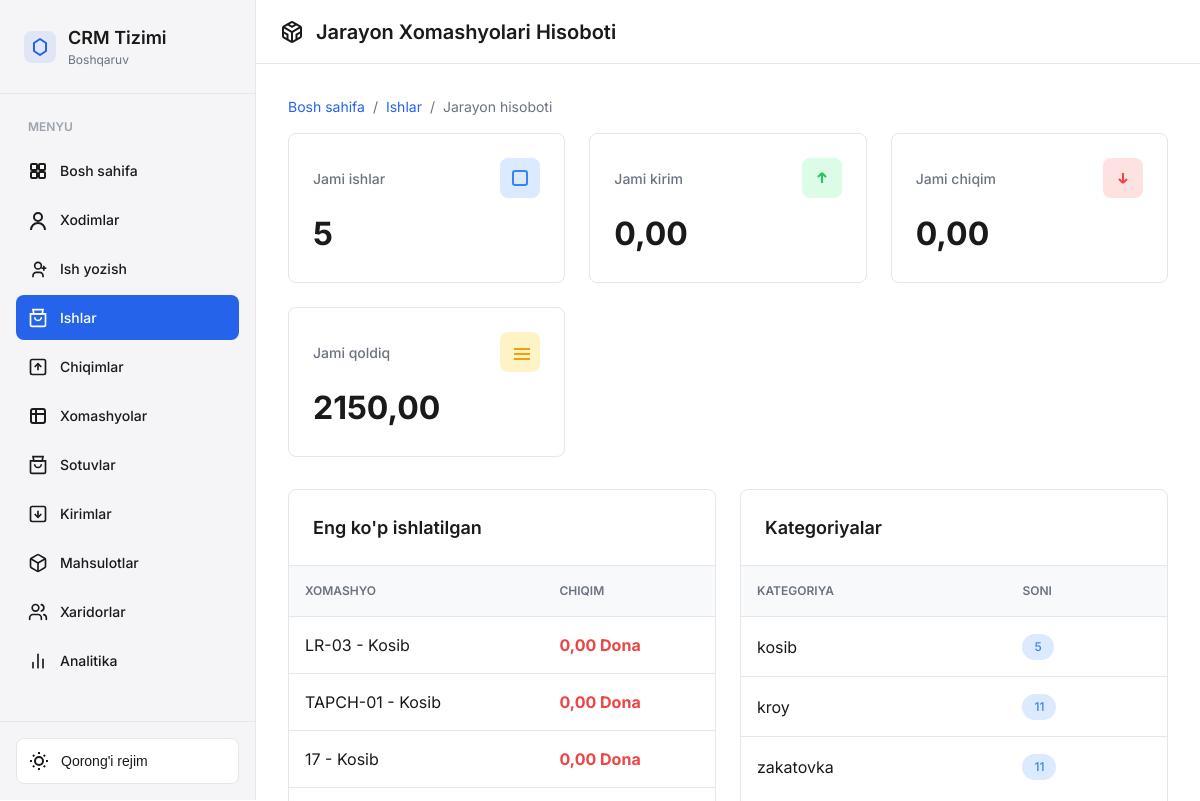
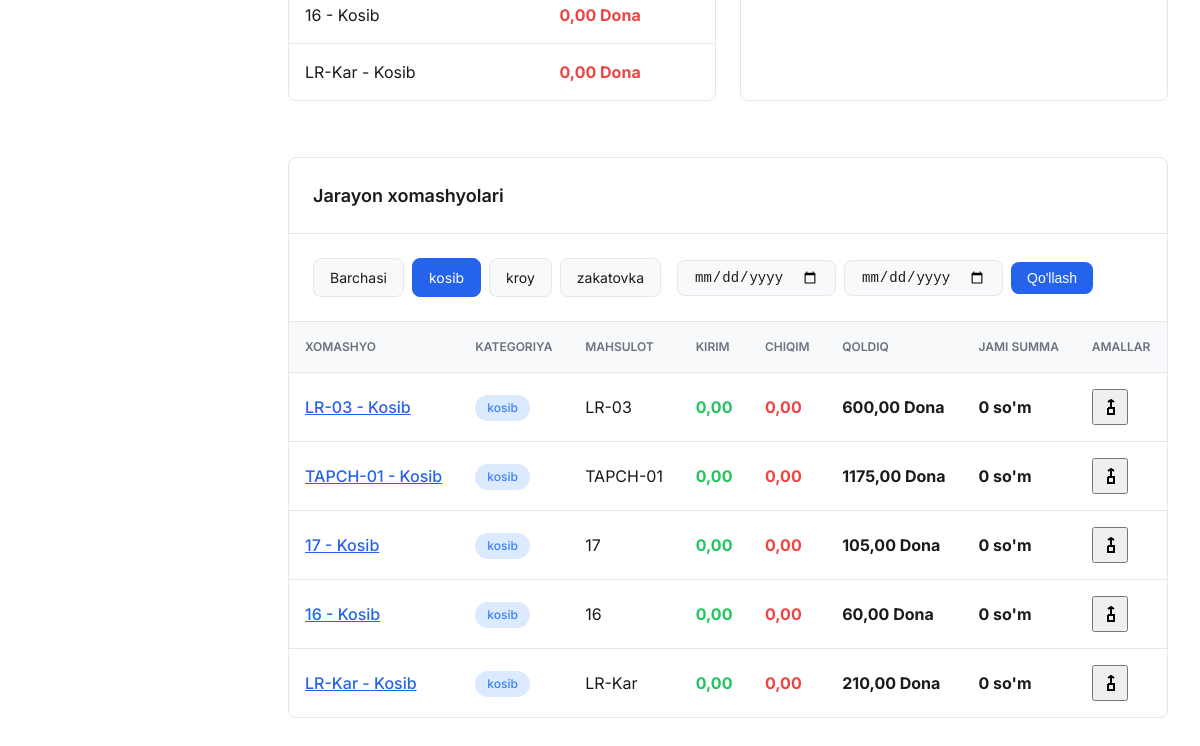
Page /xomashyo/jarayon-hisobot/?category=6 (signed in) on the earlier database version (2 pictures, top to bottom).
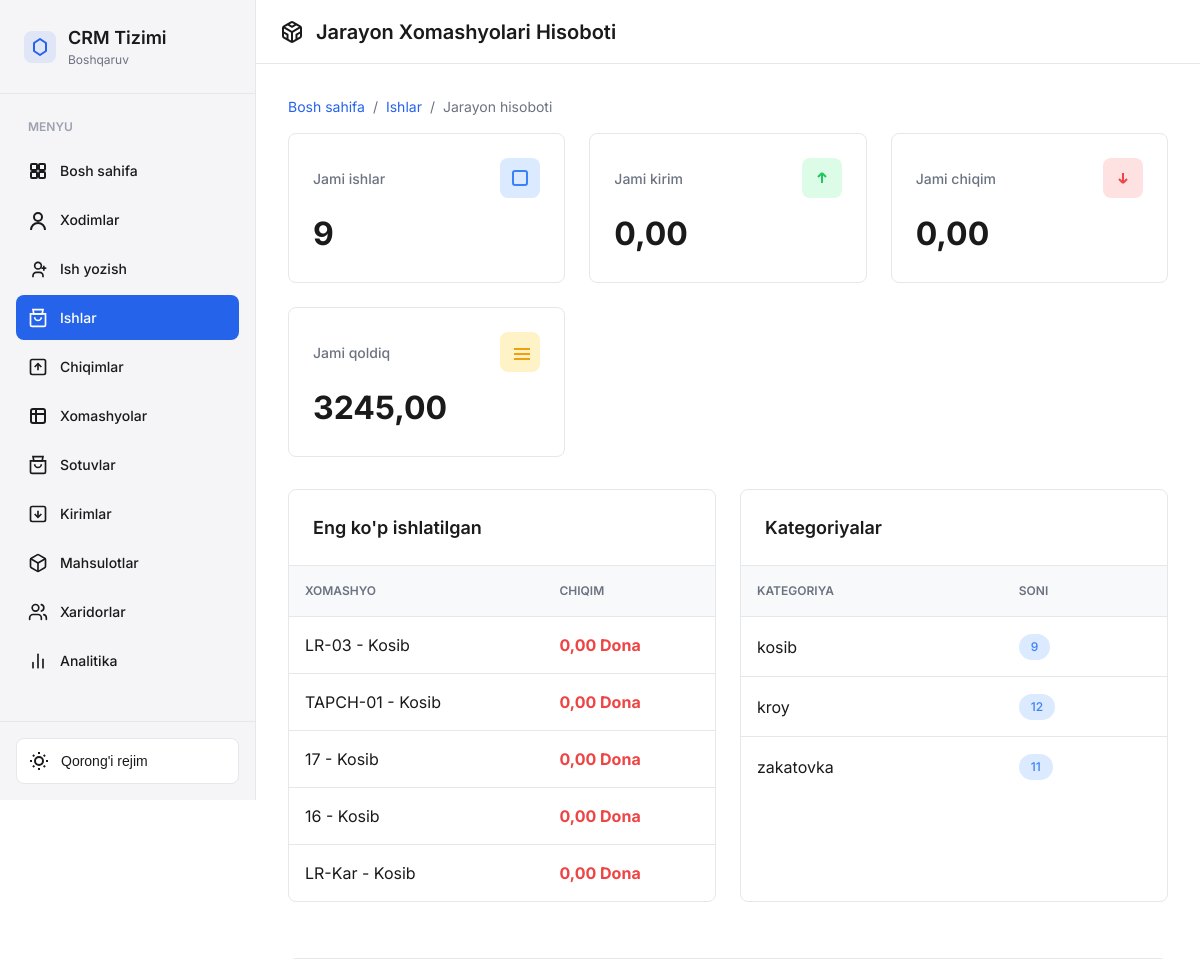
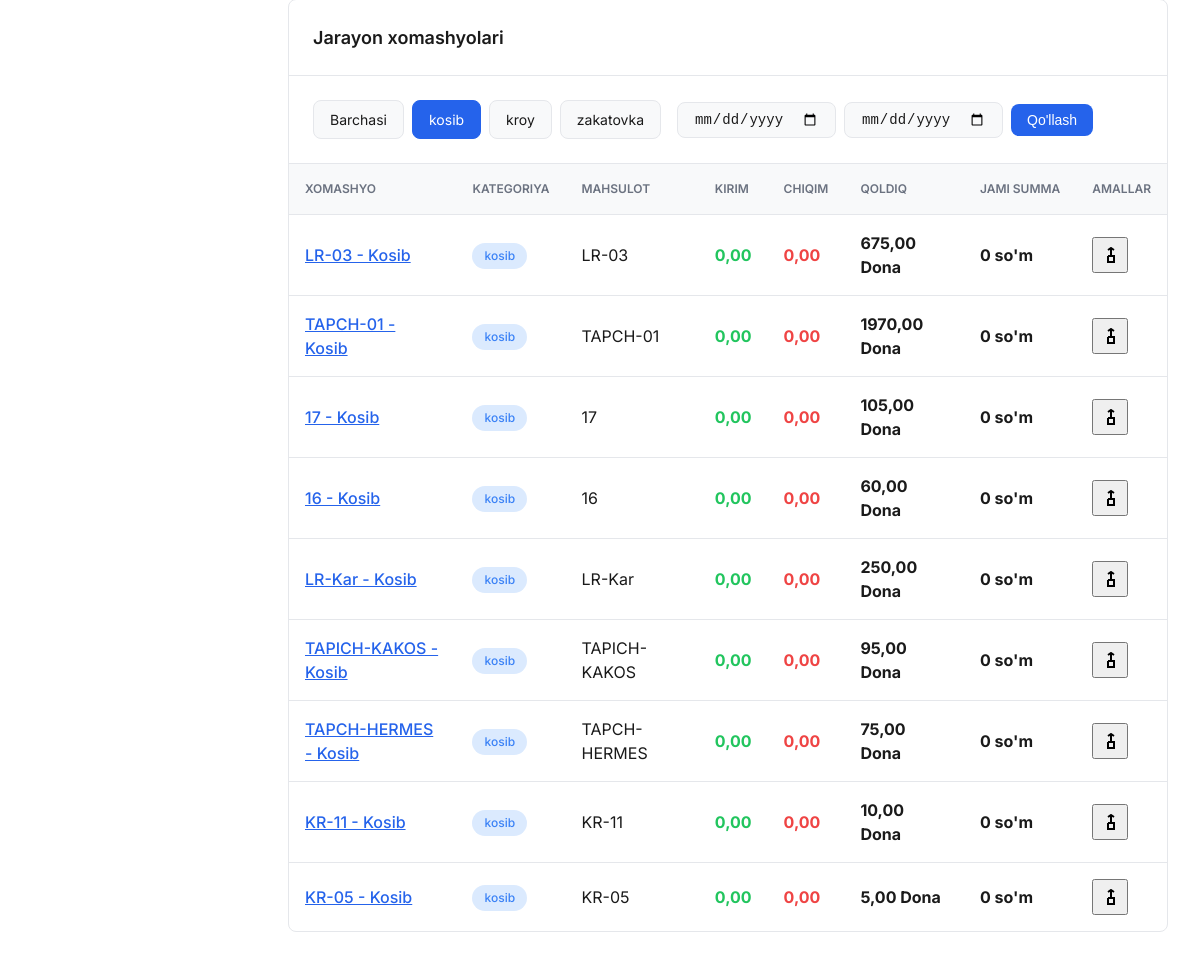
Same page on the later database version (2 pictures, top to bottom).
### xomashyo/models.py (models this page shows, shortened)
class Xomashyo(models.Model):
    OLCHOV_BIRLIKLARI = [
        ('kg',   'Kilogramm'),
        ('gr',   'Gramm'),
        ('lt',   'Litr'),
        ('dona', 'Dona'),
        ('dm',   'Desimetr'),
    ]
    HOLAT_CHOICES = [
        ('active',   'Faol'),
        ('deactive', 'Nofaol'),
        ('expired',  'Muddati o\'tgan'),
    ]
    nomi              = models.CharField(max_length=255)
    mahsulot          = models.ForeignKey(
        "crm.Product", on_delete=models.CASCADE, null=True, blank=True
    )
    category          = models.ForeignKey(
        XomashyoCategory, on_delete=models.PROTECT,
        related_name='xomashyolar', verbose_name="Kategoriya"
    )
    rang              = models.CharField(max_length=50, null=True, blank=True)
    miqdori           = models.DecimalField(max_digits=10, decimal_places=2, default=0)
    olchov_birligi    = models.CharField(max_length=20, choices=OLCHOV_BIRLIKLARI)
    minimal_miqdor    = models.DecimalField(max_digits=10, decimal_places=2, default=0)
    narxi             = models.DecimalField(max_digits=15, decimal_places=2, null=True, blank=True)
    narxi_usd         = models.DecimalField(max_digits=15, decimal_places=4, null=True, blank=True)
    yetkazib_beruvchi = models.ForeignKey(
        YetkazibBeruvchi, on_delete=models.SET_NULL, null=True, blank=True
    )
    qabul_qilingan_sana = models.DateField(auto_now_add=True)
    amal_qilish_muddati = models.DateField(null=True, blank=True)
    updated_at          = models.DateTimeField(auto_now=True)
    holati              = models.CharField(max_length=20, choices=HOLAT_CHOICES, default='active')
    qr_code             = models.CharField(max_length=100, blank=True)
    class Meta:
        verbose_name = "Xomashyo"
        verbose_name_plural = "Xomashyolar"

class XomashyoCategory(models.Model):
    CATEGORY_TYPES = [
        ('real',    'Real xomashyo'),
        ('process', 'Jarayon xomashyo'),
    ]
    name   = models.CharField(max_length=200, verbose_name="Kategoriya nomi")
    tavsif = models.TextField(blank=True, verbose_name="Tavsif")
    tartib = models.IntegerField(default=0, verbose_name="Tartib raqami")
    turi   = models.CharField(
        max_length=20, choices=CATEGORY_TYPES,
        default='real', verbose_name="Kategoriya turi"
    )
    class Meta:
        verbose_name = "Xomashyo kategoriyasi"
        verbose_name_plural = "Xomashyo kategoriyalari"
        ordering = ['tartib', 'name']

### crm/models.py (models this page shows, shortened)
class Product(models.Model):
    STATUS_CHOICES = [
        ('new', 'Yangi'),
        ('bestseller', "Ko'p sotiladigan"),
        ('sale', 'Chegirma'),
    ]
    status = models.CharField(max_length=20, choices=STATUS_CHOICES, default='new', verbose_name="Holati")
    category = models.ForeignKey(Category, on_delete=models.CASCADE, related_name="products", null=True, verbose_name="Kategoriya")
    nomi = models.CharField(max_length=255, verbose_name="Nomi",unique=True)
    description = models.TextField(verbose_name="Tavsif")
    narxi = models.DecimalField(max_digits=10, decimal_places=2, verbose_name="Narxi")
    image = models.ImageField(upload_to="products/", verbose_name="Rasm",null=True,blank=True)
    avg_profit = models.PositiveIntegerField(default=0, verbose_name="O'rtacha foyda")
    created_at = models.DateTimeField(auto_now_add=True, verbose_name="Yaratilgan sana")
    narx_kosib = models.IntegerField(default=0, verbose_name="Kasb narxi")
    narx_zakatovka = models.IntegerField(default=0, verbose_name="Zakatovka narxi")
    narx_kroy = models.IntegerField(default=0, verbose_name="Kesish narxi")
    narx_rezak = models.IntegerField(default=0, verbose_name="Rezak kesish narxi")
    narx_pardoz = models.IntegerField(default=0, verbose_name="Pardoza narxi")
    soni = models.PositiveIntegerField(default=0,null=True,blank=True)
    teri_sarfi = models.DecimalField(
        max_digits=10,
        decimal_places=2,
        default=0,
        help_text="1 ta mahsulot uchun teri sarfi (kg, m2 yoki dona)",
        verbose_name="Terı sarfi"
    )
    astar_sarfi = models.DecimalField(
        max_digits=10,
        decimal_places=2,
        default=0,
        help_text="1 ta mahsulot uchun astar sarfi (kg, m2 yoki dona)",
        verbose_name="Astar sarfi"
    )
    class Meta:
        verbose_name = "Mahsulot"
        verbose_name_plural = "Mahsulotlar"
        constraints = [
            models.UniqueConstraint(fields=["category", "nomi"], name="uniq_product_category_nomi"),
        ]

### xomashyo/views.py (the view)
# urls.py: path('jarayon-hisobot/', views.jarayon_xomashyo_hisobot, name='jarayon_hisobot'),
@login_required(login_url="login")
@user_passes_test(is_admin,login_url='login')
def jarayon_xomashyo_hisobot(request):
    jarayon_categories = XomashyoCategory.objects.filter(turi='process')
    selected_category = request.GET.get('category', 'all')
    date_from = request.GET.get('date_from', '')
    date_to = request.GET.get('date_to', '')
    xomashyolar = Xomashyo.objects.filter(
        category__turi='process'
    ).select_related('category', 'yetkazib_beruvchi')
    if selected_category != 'all':
        xomashyolar = xomashyolar.filter(category_id=selected_category)
    xomashyo_list = []
    jami_kirim = 0
    jami_chiqim = 0
    jami_qoldiq = 0
    for xomashyo in xomashyolar:
        harakatlar_query = XomashyoHarakat.objects.filter(
            Q(xomashyo=xomashyo) | Q(xomashyo_variant__xomashyo=xomashyo)
        )
        if date_from:
            harakatlar_query = harakatlar_query.filter(
                sana__gte=datetime.strptime(date_from, '%Y-%m-%d')
            )
        if date_to:
            harakatlar_query = harakatlar_query.filter(
                sana__lte=datetime.strptime(date_to, '%Y-%m-%d')
            )
        kirim = harakatlar_query.filter(
            harakat_turi='kirim'
        ).aggregate(
            jami=Coalesce(Sum('miqdori'), 0, output_field=DecimalField())
        )['jami']
        chiqim = harakatlar_query.filter(
            harakat_turi='chiqim'
        ).aggregate(
            jami=Coalesce(Sum('miqdori'), 0, output_field=DecimalField())
        )['jami']
        qoldiq = xomashyo.miqdori
        jami_summa = qoldiq * (xomashyo.narxi or 0)
        xomashyo_list.append({
            'xomashyo': xomashyo,
            'kirim': kirim,
            'chiqim': chiqim,
            'qoldiq': qoldiq,
            'jami_summa': jami_summa,
            'oxirgi_harakatlar': harakatlar_query.order_by('-sana')[:5]
        })
        jami_kirim += kirim
        jami_chiqim += chiqim
        jami_qoldiq += qoldiq
    eng_kop_ishlatilgan = sorted(
        xomashyo_list,
        key=lambda x: x['chiqim'],
        reverse=True
    )[:5]
    context = {
        'jarayon_categories': jarayon_categories,
        'selected_category': selected_category,
        'date_from': date_from,
        'date_to': date_to,
        'xomashyo_list': xomashyo_list,
        'jami_kirim': jami_kirim,
        'jami_chiqim': jami_chiqim,
        'jami_qoldiq': jami_qoldiq,
        'eng_kop_ishlatilgan': eng_kop_ishlatilgan,
        'jami_xomashyolar': len(xomashyo_list),
    }
    return render(request, 'xomashyo/jarayon_hisobot.html', context)

### crm/views.py (called while the page is built)
def is_admin(user):
    return user.is_authenticated and (user.is_staff or user.is_superuser)

### templates/xomashyo/jarayon_hisobot.html (shortened to what the changed rows need)
{% extends 'base.html' %}
{% load static %}
{% load humanize %}
{% load custom_filters %}
{% block content %}
<div class="main-content">
    <main class="content">
        <div class="page">
            <div class="stats-grid">
                <div class="stat-card">
                    <div class="stat-header">
                        <span>Jami ishlar</span>
                        <div class="stat-icon info">
                        </div>
                    </div>
                    <div class="stat-value">{{ jami_xomashyolar }}</div>
                </div>
                <div class="stat-card">
                    <div class="stat-header">
                        <span>Jami qoldiq</span>
                        <div class="stat-icon warning">
                        </div>
                    </div>
                    <div class="stat-value">{{ jami_qoldiq|floatformat:2 }}</div>
                </div>
            </div>
            <div class="grid-2">
                <div class="card">
                    <table>
                        <thead>
                            <tr>
                                <th>Xomashyo</th>
                                <th>Chiqim</th>
                            </tr>
                        </thead>
                        <tbody>
                            {% for item in eng_kop_ishlatilgan %}
                            <tr>
                                <td>{{ item.xomashyo.nomi }}</td>
                                <td><strong style="color: var(--color-danger);">{{ item.chiqim|floatformat:2 }} {{ item.xomashyo.get_olchov_birligi_display }}</strong></td>
                            </tr>
                            {% endfor %}
                        </tbody>
                    </table>
                </div>
                <div class="card">
                    <table>
                        <thead>
                            <tr>
                                <th>Kategoriya</th>
                                <th>Soni</th>
                            </tr>
                        </thead>
                        <tbody>
                            {% for cat in jarayon_categories %}
                            <tr>
                                <td>{{ cat.name }}</td>
                                <td><span class="badge badge-info">{{ cat.xomashyolar.count }}</span></td>
                            </tr>
                            {% endfor %}
                        </tbody>
                    </table>
                </div>
            </div>
            <div class="card">
                <form method="get" class="filters">
                    <div class="filter-group">
                        <a href="?category=all" class="filter-btn {% if selected_category == 'all' %}active{% endif %}">Barchasi</a>
                        {% for cat in jarayon_categories %}
                            <a href="?category={{ cat.id }}" class="filter-btn {% if selected_category == cat.id|stringformat:'s' %}active{% endif %}">{{ cat.name }}</a>
                        {% endfor %}
                    </div>
                </form>
                {% if xomashyo_list %}
                    <table>
                        <thead>
                            <tr>
                                <th>Xomashyo</th>
                                <th>Kategoriya</th>
                                <th>Mahsulot</th>
                                <th>Kirim</th>
                                <th>Chiqim</th>
                                <th>Qoldiq</th>
                                <th>Jami summa</th>
                                <th>Amallar</th>
                            </tr>
                        </thead>
                        <tbody>
                            {% for item in xomashyo_list %}
                            <tr>
                                <td>
                                    <a href="{% url 'xomashyo:xomashyo_detail' item.xomashyo.id %}" style="color: var(--color-primary); font-weight: 500;">
                                        {{ item.xomashyo.nomi }}
                                    </a>
                                </td>
                                <td><span class="badge badge-info">{{ item.xomashyo.category.name }}</span></td>
                                <td>{{ item.xomashyo.mahsulot.nomi|default:"-" }}</td>
                                <td><strong style="color: var(--color-success);">{{ item.kirim|floatformat:2 }}</strong></td>
                                <td><strong style="color: var(--color-danger);">{{ item.chiqim|floatformat:2 }}</strong></td>
                                <td><strong>{{ item.qoldiq|floatformat:2 }} {{ item.xomashyo.get_olchov_birligi_display }}</strong></td>
                                <td><strong>{{ item.jami_summa|floatformat:0|intcomma }} so'm</strong></td>
                                <td>
                                    <button class="btn-icon" onclick="toggleDetails({{ item.xomashyo.id }})" title="Harakatlar">
                                        <svg width="16" height="16" viewBox="0 0 16 16" fill="none" stroke="currentColor" stroke-width="2">
                                            <polyline points="6 9 12 9 12 15 6 15 6 9"/>
                                            <line x1="9" y1="9" x2="9" y2="1"/>
                                            <polyline points="6 3 9 1 12 3"/>
                                        </svg>
                                    </button>
                                </td>
                            </tr>
                            {% endfor %}
                        </tbody>
                    </table>
                {% else %}
                    <p style="text-align: center; color: var(--text-secondary); padding: 3rem;">Jarayon xomashyolari topilmadi</p>
                {% endif %}
            </div>
        </div>
    </main>
</div>
{% endblock content %}

Differences in the rows shown:
changed Xomashyo "LR-03 - Kosib": qoldiq "600,00" → "675,00"
changed Xomashyo "TAPCH-01 - Kosib": qoldiq "1175,00" → "1970,00"
changed Xomashyo "LR-Kar - Kosib": qoldiq "210,00" → "250,00"
computed for XomashyoCategory "kosib": xomashyolar.count "5" → "9"
computed for XomashyoCategory "kroy": xomashyolar.count "11" → "12"
added Xomashyo: xomashyo.nomi "TAPICH-KAKOS - Kosib", xomashyo.category.name "kosib", xomashyo.mahsulot.nomi "TAPICH-KAKOS", kirim "0,00", chiqim "0,00", qoldiq "95,00", xomashyo.olchov_birligi "Dona", jami_summa "0"
added Xomashyo: xomashyo.nomi "TAPCH-HERMES - Kosib", xomashyo.category.name "kosib", xomashyo.mahsulot.nomi "TAPCH-HERMES", kirim "0,00", chiqim "0,00", qoldiq "75,00", xomashyo.olchov_birligi "Dona", jami_summa "0"
added Xomashyo: xomashyo.nomi "KR-11 - Kosib", xomashyo.category.name "kosib", xomashyo.mahsulot.nomi "KR-11", kirim "0,00", chiqim "0,00", qoldiq "10,00", xomashyo.olchov_birligi "Dona", jami_summa "0"
added Xomashyo: xomashyo.nomi "KR-05 - Kosib", xomashyo.category.name "kosib", xomashyo.mahsulot.nomi "KR-05", kirim "0,00", chiqim "0,00", qoldiq "5,00", xomashyo.olchov_birligi "Dona", jami_summa "0"
Other differences:
{{ jami_xomashyolar }}: "5" → "9"
{{ jami_qoldiq|floatformat:2 }}: "2150,00" → "3245,00"
